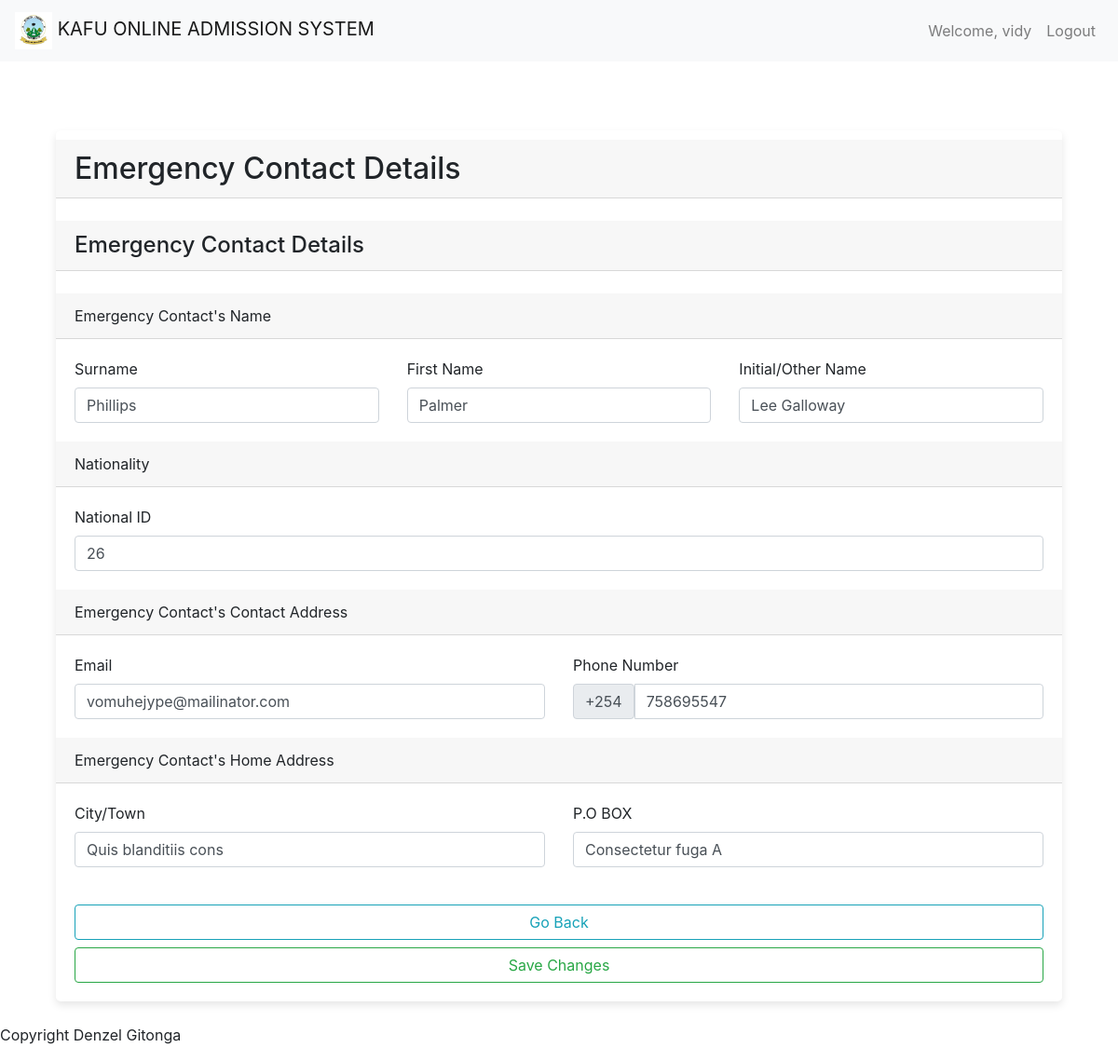
/submissions/emergency-contact-details/10/ (signed in), run on the app's committed database.
### accounts/models.py (models this page shows, shortened)
class User(AbstractBaseUser, PermissionsMixin):
    username = models.CharField(max_length=255, unique=True)
    email = models.EmailField(max_length=255, unique=True)
    phone_number = models.CharField(max_length=20, blank=True, null=True)
    full_name = models.CharField(max_length=255, blank=True, null=True)
    is_staff = models.BooleanField(default=False)
    is_active = models.BooleanField(default=True)
    groups = models.ManyToManyField(
        'auth.Group',
        blank=True,
        related_name='myuser_set',
        related_query_name='user',
    )
    user_permissions = models.ManyToManyField(
        'auth.Permission',
        blank=True,
        related_name='myuser_set',
        related_query_name='user',
    )
    objects = UserManager()
    USERNAME_FIELD = 'username'
    REQUIRED_FIELDS = ['email']

### admissions/models.py (models this page shows, shortened)
class EmergencyContactDetail(models.Model):
    user = models.ForeignKey(settings.AUTH_USER_MODEL, on_delete=models.CASCADE)
    emerge_con_surname = models.CharField(max_length=50)
    emerge_con_first_name = models.CharField(max_length=50)
    emerge_con_initial_name = models.CharField(max_length=50)
    emerge_con_national_id = models.CharField(max_length=50)
    emerge_con_email = models.CharField(max_length=50)
    emerge_con_phone = models.CharField(max_length=50)
    emerge_con_city = models.CharField(max_length=50)
    emerge_con_pob = models.CharField(max_length=50)

### submissions/views.py (the view, shortened to what this page needs)
# urls.py: path('emergency-contact-details/<int:user_id>/', views.view_emergency_contact_details, name="view_emergency_contact_details"), # next of kin details
@login_required
def view_emergency_contact_details(request, user_id):
    emergency_contact_detail = get_object_or_404(EmergencyContactDetail, user_id=user_id)
    form = ViewEmergencyContactDetailForm(instance=emergency_contact_detail)
    context = {
        'form': form
    }
    return render(request, 'submissions/view_emergency_contact_details.html', context)

### submissions/forms.py
class ViewEmergencyContactDetailForm(forms.ModelForm):
    class Meta:
        model = EmergencyContactDetail
        fields = [
            'emerge_con_surname',
            'emerge_con_first_name',
            'emerge_con_initial_name',
            'emerge_con_national_id',
            'emerge_con_email',
            'emerge_con_phone',
            'emerge_con_city',
            'emerge_con_pob',
        ]

### templates/submissions/view_emergency_contact_details.html (shortened to what this page needs)
{% extends 'common/base.html' %}
{% block content %}
    <div class="container" style="margin-top: 50px;">
        <div class="row">
            <div class="col-md-12">
                <div class="card">
                    <form action="" method="POST">
                        <h2 class="card-header" style="margin-top: 10px;">Emergency Contact Details</h2>
                        <br>
                            <h4 class="card-header">Emergency Contact Details</h4>
                            <br>
                                <div class="card-header">Emergency Contact's Name</div>
                                    <div class="card-body">
                                        <div class="row">
                                            <div class="col">
                                                <label for="id_emerge_con_surname" class="form-label">Surname</label>
                                                <input type="text" class="form-control" placeholder="Emergency Contact's Surname" name="emerge_con_surname" value="{{ form.emerge_con_surname.value }}">
                                            </div>
                                            <div class="col">
                                                <label for="id_emerge_con_first_name" class="form-label">First Name</label>
                                                <input type="text" class="form-control" placeholder="Emergency Contact's First Name" name="emerge_con_first_name" value="{{ form.emerge_con_first_name.value }}">
                                            </div>
                                            <div class="col">
                                                <label for="id_emerge_con_initial_name" class="form-label">Initial/Other Name</label>
                                                <input type="text" class="form-control" placeholder="Emergency Contact's Initial/Other Name" name="emerge_con_initial_name" value="{{ form.emerge_con_initial_name.value }}">
                                            </div>
                                        </div>
                                    </div>
                                <div class="card-header">Nationality</div>
                                    <div class="card-body">
                                        <div class="row">
                                            <div class="col">
                                                <label for="id_emerge_con_national_id" class="form-label">National ID</label>
                                                <input type="number" class="form-control" name="emerge_con_national_id" pattern="[0-9]{8}" placeholder="National ID Number" value="{{ form.emerge_con_national_id.value }}">
                                            </div>
                                        </div>
                                    </div>
                                <div class="card-header">Emergency Contact's Contact Address</div>
                                    <div class="card-body">
                                        <div class="row">
                                            <div class="col">
                                                <label for="id_emerge_con_email" class="form-label">Email</label>
                                                <input type="email" class="form-control" placeholder="Enter your Emergency Contact's email" name="emerge_con_email" value="{{ form.emerge_con_email.value }}">
                                            </div>
                                            <div class="col">
                                                <label for="id_emerge_con_phone" class="form-label">Phone Number</label>
                                                <div class="input-group">
                                                    <span class="input-group-text">+254</span>
                                                    <input type="tel" class="form-control" placeholder="7000000**" name="emerge_con_phone" pattern="[0-9]{9}" value="{{ form.emerge_con_phone.value }}">
                                                </div>
                                            </div>
                                        </div>
                                    </div>
                                <div class="card-header">Emergency Contact's Home Address</div>
                                    <div class="card-body">
                                        <div class="row">
                                            <div class="col">
                                                <label for="id_emerge_con_city" class="form-label">City/Town</label>
                                                <input type="text" class="form-control" placeholder="Which is your Emergency Contact's closest city/town" name="emerge_con_city" value="{{ form.emerge_con_city.value }}">
                                            </div>
                                            <div class="col">
                                                <label for="id_emerge_con_pob" class="form-label">P.O BOX</label>
                                                <input type="text" class="form-control" placeholder="Enter your Emergency Contact's P.O BOX" name="emerge_con_pob" value="{{ form.emerge_con_pob.value }}">
                                            </div>
                                        </div>
                                    </div>
                        <div class="card-body">
                            <div class="col">
                                <div class="row">
                                    <a class="btn btn-outline-info btn-block" href="{% url 'submissions:view_details' %}">Go Back</a>
                                    <button class="btn btn-outline-success btn-block">Save Changes</button>
                                </div>
                            </div>
                        </div>
                    </form>
                </div>
            </div>
        </div>
    </div>
{% endblock %}

### templates/common/header.html (shortened to what this page needs)
{% load static %}
<nav class="navbar navbar-expand-lg navbar-light bg-light">
    <a class="navbar-brand" href="{% url 'home' %}">
      <img src="{% static 'images/logos/KAFU_LOGO.jpg' %}" alt="Logo" height="40">
      KAFU ONLINE ADMISSION SYSTEM
    </a>
    <div class="collapse navbar-collapse" id="navbarSupportedContent">
      {% if user.is_authenticated %}
            <ul class="navbar-nav d-none d-lg-flex ml-auto order-3">
                <li class="nav-item">
                    <a class="nav-link" href="">
                        Welcome, {{ user.username }}
                    </a>
                </li>
                <li class="nav-item">
                  <a class="nav-link" href="{% url 'logout' %}">
                    Logout
                  </a>
                </li>
            </ul>
      {% endif %}
    </div>
  </nav>

### static/custom_css/styles.css (style rules this page uses)
.card { box-shadow: 0px 4px 8px rgba(0, 0, 0, 0.1); border: none; transition: 0.3s; border-radius: 5px; }

### data on the page
User: username "vidy"
EmergencyContactDetail: emerge_con_surname "Phillips", emerge_con_first_name "Palmer", emerge_con_initial_name "Lee Galloway", emerge_con_national_id "26", emerge_con_email "vomuhejype@mailinator.com", emerge_con_phone "758695547", emerge_con_city "Quis blanditiis cons", emerge_con_pob "Consectetur fuga A"
